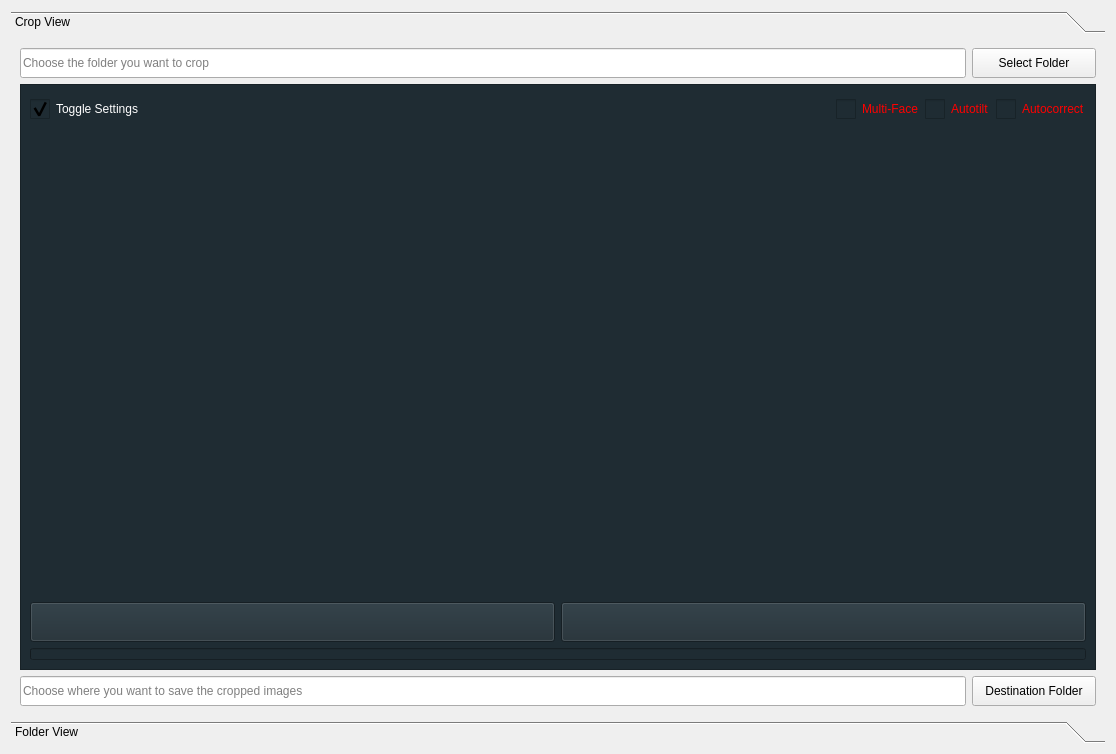
<?xml version="1.0" encoding="UTF-8"?>
<ui version="4.0">
 <class>FolderTab</class>
 <widget class="QWidget" name="FolderTab">
  <property name="geometry">
   <rect>
    <x>0</x>
    <y>0</y>
    <width>1116</width>
    <height>754</height>
   </rect>
  </property>
  <property name="windowTitle">
   <string>Form</string>
  </property>
  <layout class="QVBoxLayout" name="verticalLayout_2" stretch="0">
   <item>
    <widget class="QToolBox" name="toolBox">
     <property name="currentIndex">
      <number>0</number>
     </property>
     <widget class="QWidget" name="page_1">
      <property name="geometry">
       <rect>
        <x>0</x>
        <y>0</y>
        <width>1098</width>
        <height>676</height>
       </rect>
      </property>
      <attribute name="label">
       <string>Crop View</string>
      </attribute>
      <layout class="QVBoxLayout" name="verticalLayout_3">
       <item>
        <layout class="QHBoxLayout" name="horizontalLayout_4" stretch="1,0">
         <item>
          <widget class="QLineEdit" name="folderLineEdit">
           <property name="sizePolicy">
            <sizepolicy hsizetype="Expanding" vsizetype="Fixed">
             <horstretch>0</horstretch>
             <verstretch>0</verstretch>
            </sizepolicy>
           </property>
           <property name="minimumSize">
            <size>
             <width>0</width>
             <height>30</height>
            </size>
           </property>
           <property name="maximumSize">
            <size>
             <width>16777215</width>
             <height>30</height>
            </size>
           </property>
           <property name="inputMethodHints">
            <set>Qt::ImhUrlCharactersOnly</set>
           </property>
           <property name="placeholderText">
            <string>Choose the folder you want to crop</string>
           </property>
          </widget>
         </item>
         <item>
          <widget class="QPushButton" name="folderButton">
           <property name="sizePolicy">
            <sizepolicy hsizetype="Expanding" vsizetype="Fixed">
             <horstretch>0</horstretch>
             <verstretch>0</verstretch>
            </sizepolicy>
           </property>
           <property name="minimumSize">
            <size>
             <width>124</width>
             <height>30</height>
            </size>
           </property>
           <property name="maximumSize">
            <size>
             <width>16777215</width>
             <height>30</height>
            </size>
           </property>
           <property name="text">
            <string>Select Folder</string>
           </property>
           <property name="icon">
            <iconset resource="../resources2.qrc">
             <normaloff>:/resources/icons/folder.svg</normaloff>:/resources/icons/folder.svg</iconset>
           </property>
          </widget>
         </item>
        </layout>
       </item>
       <item>
        <widget class="QFrame" name="frame">
         <property name="sizePolicy">
          <sizepolicy hsizetype="Expanding" vsizetype="Expanding">
           <horstretch>0</horstretch>
           <verstretch>0</verstretch>
          </sizepolicy>
         </property>
         <property name="styleSheet">
          <string notr="true">background: #1f2c33</string>
         </property>
         <property name="frameShape">
          <enum>QFrame::StyledPanel</enum>
         </property>
         <property name="frameShadow">
          <enum>QFrame::Raised</enum>
         </property>
         <layout class="QVBoxLayout" name="verticalLayout" stretch="0,0,0,0">
          <item>
           <layout class="QHBoxLayout" name="horizontalLayout_1" stretch="0,20,0,0,0">
            <item>
             <widget class="QCheckBox" name="toggleCheckBox">
              <property name="styleSheet">
               <string notr="true">QCheckBox:unchecked{color: red}
QCheckBox:checked{color: white}
QCheckBox::indicator{
	width: 20px;
	height: 20px;
}
QCheckBox::indicator:checked{
	image: url(:/resources/icons/checkbox_checked.svg);
}
QCheckBox::indicator:unchecked{
	image: url(:/resources/icons/checkbox_unchecked.svg);
}
QCheckBox::indicator:checked:hover{
	image: url(:/resources/icons/checkbox_checked_hover.svg);
}
QCheckBox::indicator:unchecked:hover{
	image: url(:/resources/icons/checkbox_unchecked_hover.svg);
}</string>
              </property>
              <property name="text">
               <string>Toggle Settings</string>
              </property>
              <property name="checked">
               <bool>true</bool>
              </property>
             </widget>
            </item>
            <item>
             <spacer name="horizontalSpacer">
              <property name="orientation">
               <enum>Qt::Horizontal</enum>
              </property>
              <property name="sizeHint" stdset="0">
               <size>
                <width>40</width>
                <height>20</height>
               </size>
              </property>
             </spacer>
            </item>
            <item>
             <widget class="QCheckBox" name="mfaceCheckBox">
              <property name="sizePolicy">
               <sizepolicy hsizetype="Expanding" vsizetype="Expanding">
                <horstretch>0</horstretch>
                <verstretch>0</verstretch>
               </sizepolicy>
              </property>
              <property name="minimumSize">
               <size>
                <width>0</width>
                <height>30</height>
               </size>
              </property>
              <property name="maximumSize">
               <size>
                <width>16777215</width>
                <height>30</height>
               </size>
              </property>
              <property name="styleSheet">
               <string notr="true">QCheckBox:unchecked{color: red}
QCheckBox:checked{color: white}
QCheckBox::indicator{
	width: 20px;
	height: 20px;
}
QCheckBox::indicator:checked{
	image: url(:/resources/icons/checkbox_checked.svg);
}
QCheckBox::indicator:unchecked{
	image: url(:/resources/icons/checkbox_unchecked.svg);
}
QCheckBox::indicator:checked:hover{
	image: url(:/resources/icons/checkbox_checked_hover.svg);
}
QCheckBox::indicator:unchecked:hover{
	image: url(:/resources/icons/checkbox_unchecked_hover.svg);
}</string>
              </property>
              <property name="text">
               <string>Multi-Face</string>
              </property>
             </widget>
            </item>
            <item>
             <widget class="QCheckBox" name="tiltCheckBox">
              <property name="sizePolicy">
               <sizepolicy hsizetype="Expanding" vsizetype="Expanding">
                <horstretch>0</horstretch>
                <verstretch>0</verstretch>
               </sizepolicy>
              </property>
              <property name="minimumSize">
               <size>
                <width>0</width>
                <height>30</height>
               </size>
              </property>
              <property name="maximumSize">
               <size>
                <width>16777215</width>
                <height>30</height>
               </size>
              </property>
              <property name="styleSheet">
               <string notr="true">QCheckBox:unchecked{color: red}
QCheckBox:checked{color: white}
QCheckBox::indicator{
	width: 20px;
	height: 20px;
}
QCheckBox::indicator:checked{
	image: url(:/resources/icons/checkbox_checked.svg);
}
QCheckBox::indicator:unchecked{
	image: url(:/resources/icons/checkbox_unchecked.svg);
}
QCheckBox::indicator:checked:hover{
	image: url(:/resources/icons/checkbox_checked_hover.svg);
}
QCheckBox::indicator:unchecked:hover{
	image: url(:/resources/icons/checkbox_unchecked_hover.svg);
}</string>
              </property>
              <property name="text">
               <string>Autotilt</string>
              </property>
             </widget>
            </item>
            <item>
             <widget class="QCheckBox" name="exposureCheckBox">
              <property name="sizePolicy">
               <sizepolicy hsizetype="Expanding" vsizetype="Expanding">
                <horstretch>0</horstretch>
                <verstretch>0</verstretch>
               </sizepolicy>
              </property>
              <property name="minimumSize">
               <size>
                <width>0</width>
                <height>30</height>
               </size>
              </property>
              <property name="maximumSize">
               <size>
                <width>16777215</width>
                <height>30</height>
               </size>
              </property>
              <property name="styleSheet">
               <string notr="true">QCheckBox:unchecked{color: red}
QCheckBox:checked{color: white}
QCheckBox::indicator{
	width: 20px;
	height: 20px;
}
QCheckBox::indicator:checked{
	image: url(:/resources/icons/checkbox_checked.svg);
}
QCheckBox::indicator:unchecked{
	image: url(:/resources/icons/checkbox_unchecked.svg);
}
QCheckBox::indicator:checked:hover{
	image: url(:/resources/icons/checkbox_checked_hover.svg);
}
QCheckBox::indicator:unchecked:hover{
	image: url(:/resources/icons/checkbox_unchecked_hover.svg);
}</string>
              </property>
              <property name="text">
               <string>Autocorrect</string>
              </property>
             </widget>
            </item>
           </layout>
          </item>
          <item>
           <widget class="QWidget" name="imageWidget" native="true">
            <property name="sizePolicy">
             <sizepolicy hsizetype="Expanding" vsizetype="Expanding">
              <horstretch>1</horstretch>
              <verstretch>1</verstretch>
             </sizepolicy>
            </property>
            <property name="minimumSize">
             <size>
              <width>0</width>
              <height>0</height>
             </size>
            </property>
            <property name="styleSheet">
             <string notr="true"/>
            </property>
            <layout class="QHBoxLayout" name="horizontalLayout" stretch="0">
             <item>
              <widget class="QWidget" name="controlWidget" native="true"/>
             </item>
            </layout>
           </widget>
          </item>
          <item>
           <layout class="QHBoxLayout" name="horizontalLayout_2">
            <item>
             <widget class="QPushButton" name="cropButton">
              <property name="sizePolicy">
               <sizepolicy hsizetype="Expanding" vsizetype="Expanding">
                <horstretch>0</horstretch>
                <verstretch>0</verstretch>
               </sizepolicy>
              </property>
              <property name="minimumSize">
               <size>
                <width>0</width>
                <height>40</height>
               </size>
              </property>
              <property name="maximumSize">
               <size>
                <width>16777215</width>
                <height>40</height>
               </size>
              </property>
              <property name="text">
               <string/>
              </property>
              <property name="icon">
               <iconset resource="../resources2.qrc">
                <normaloff>:/resources/icons/crop.svg</normaloff>:/resources/icons/crop.svg</iconset>
              </property>
             </widget>
            </item>
            <item>
             <widget class="QPushButton" name="cancelButton">
              <property name="sizePolicy">
               <sizepolicy hsizetype="Expanding" vsizetype="Expanding">
                <horstretch>0</horstretch>
                <verstretch>0</verstretch>
               </sizepolicy>
              </property>
              <property name="minimumSize">
               <size>
                <width>0</width>
                <height>40</height>
               </size>
              </property>
              <property name="maximumSize">
               <size>
                <width>16777215</width>
                <height>40</height>
               </size>
              </property>
              <property name="text">
               <string/>
              </property>
              <property name="icon">
               <iconset resource="../resources2.qrc">
                <normaloff>:/resources/icons/cancel.svg</normaloff>:/resources/icons/cancel.svg</iconset>
              </property>
             </widget>
            </item>
           </layout>
          </item>
          <item>
           <widget class="QProgressBar" name="progressBar">
            <property name="minimumSize">
             <size>
              <width>0</width>
              <height>12</height>
             </size>
            </property>
            <property name="maximumSize">
             <size>
              <width>16777215</width>
              <height>12</height>
             </size>
            </property>
            <property name="value">
             <number>0</number>
            </property>
            <property name="textVisible">
             <bool>false</bool>
            </property>
           </widget>
          </item>
         </layout>
        </widget>
       </item>
       <item>
        <layout class="QHBoxLayout" name="horizontalLayout_3" stretch="1,0">
         <item>
          <widget class="QLineEdit" name="destinationLineEdit">
           <property name="sizePolicy">
            <sizepolicy hsizetype="Expanding" vsizetype="Fixed">
             <horstretch>0</horstretch>
             <verstretch>0</verstretch>
            </sizepolicy>
           </property>
           <property name="minimumSize">
            <size>
             <width>0</width>
             <height>30</height>
            </size>
           </property>
           <property name="maximumSize">
            <size>
             <width>16777215</width>
             <height>30</height>
            </size>
           </property>
           <property name="inputMethodHints">
            <set>Qt::ImhUrlCharactersOnly</set>
           </property>
           <property name="placeholderText">
            <string>Choose where you want to save the cropped images</string>
           </property>
          </widget>
         </item>
         <item>
          <widget class="QPushButton" name="destinationButton">
           <property name="sizePolicy">
            <sizepolicy hsizetype="Expanding" vsizetype="Fixed">
             <horstretch>0</horstretch>
             <verstretch>0</verstretch>
            </sizepolicy>
           </property>
           <property name="minimumSize">
            <size>
             <width>124</width>
             <height>30</height>
            </size>
           </property>
           <property name="maximumSize">
            <size>
             <width>16777215</width>
             <height>30</height>
            </size>
           </property>
           <property name="text">
            <string>Destination Folder</string>
           </property>
           <property name="icon">
            <iconset resource="../resources2.qrc">
             <normaloff>:/resources/icons/folder.svg</normaloff>:/resources/icons/folder.svg</iconset>
           </property>
          </widget>
         </item>
        </layout>
       </item>
      </layout>
     </widget>
     <widget class="QWidget" name="page_2">
      <property name="geometry">
       <rect>
        <x>0</x>
        <y>0</y>
        <width>1098</width>
        <height>676</height>
       </rect>
      </property>
      <attribute name="label">
       <string>Folder View</string>
      </attribute>
      <layout class="QVBoxLayout" name="verticalLayout_4">
       <item>
        <widget class="QTreeView" name="treeView"/>
       </item>
      </layout>
     </widget>
    </widget>
   </item>
  </layout>
 </widget>
 <resources>
  <include location="../resources2.qrc"/>
 </resources>
 <connections/>
</ui>
